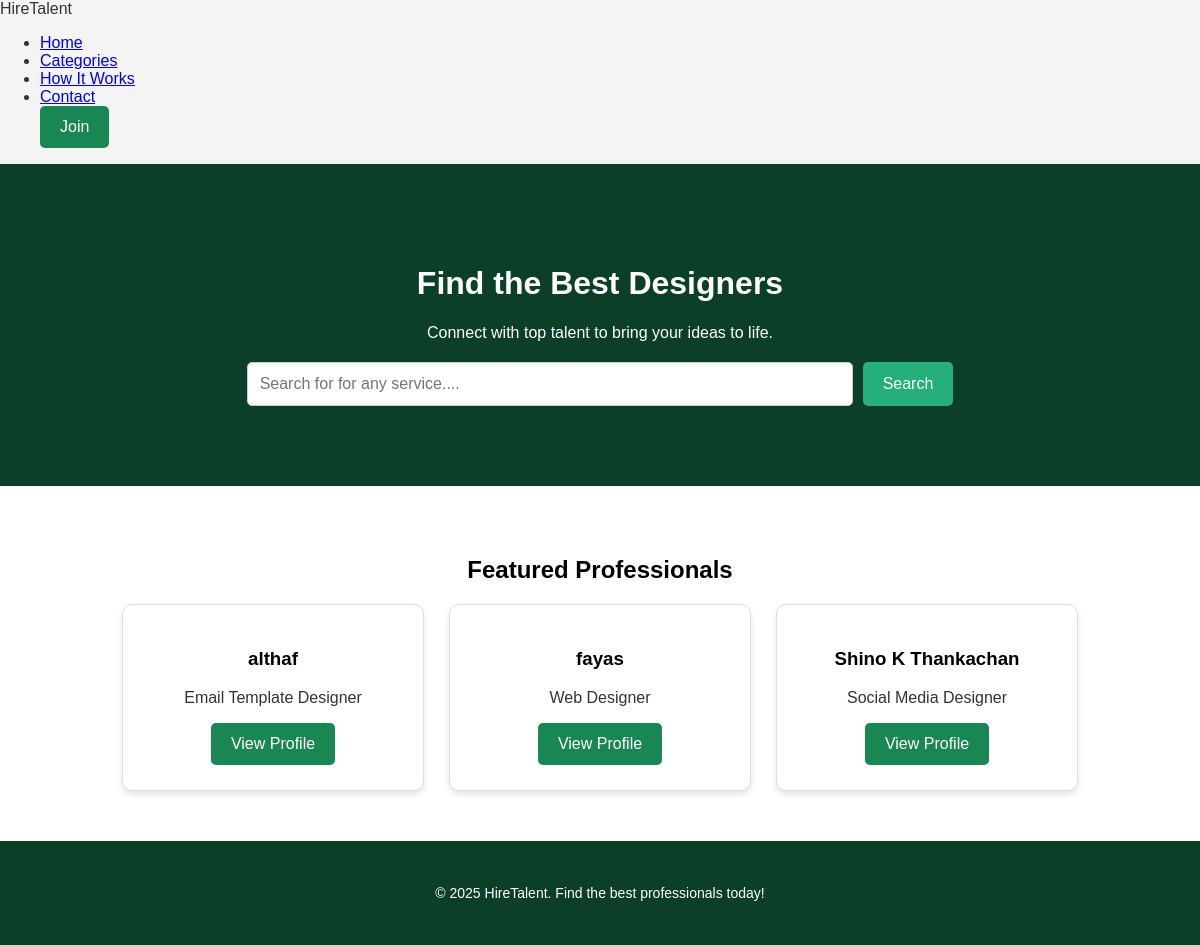
The app's page /, older data.
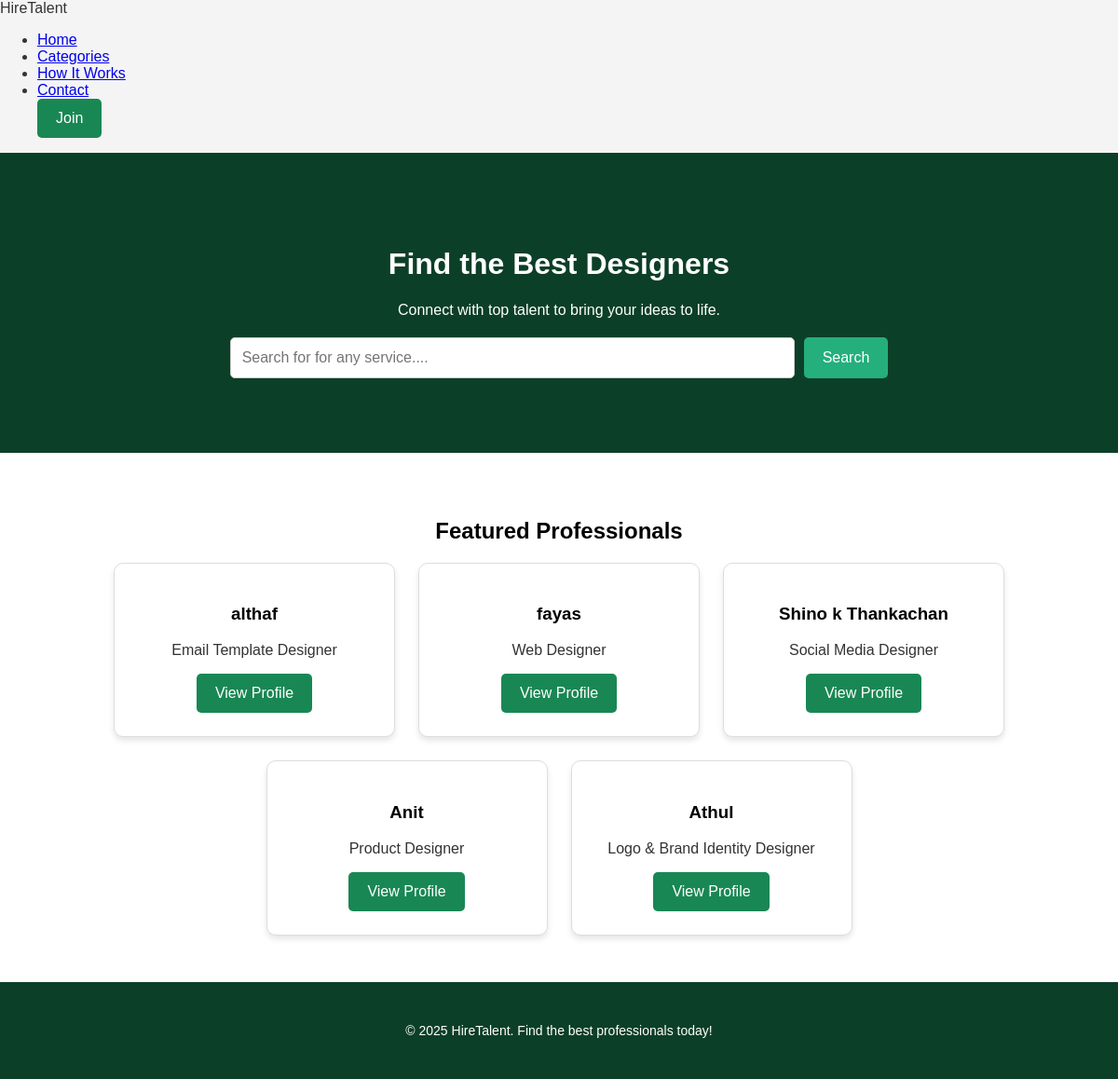
The same page, newer data.
### app/models.py (models this page shows, shortened)
class Freelancer(models.Model):
    CATEGORY_CHOICES = [
        ("UI/UX & Web Designers", "UI/UX & Web Designers"),
        ("Graphic & Visual Designers", "Graphic & Visual Designers"),
        ("Digital & Marketing Designers", "Digital & Marketing Designers"),
        ("Multimedia & Video Designers", "Multimedia & Video Designers"),
        ("Industrial & Product Designers", "Industrial & Product Designers"),
    ]
    name = models.CharField(max_length=255)
    email = models.EmailField(unique=True)
    category = models.CharField(max_length=50, choices=CATEGORY_CHOICES)
    subcategory = models.ForeignKey(SubCategory, on_delete=models.CASCADE, related_name='freelancers')
    portfolio_url = models.URLField(blank=True, null=True)
    bio = models.TextField()
    created_at = models.DateTimeField(auto_now_add=True)

class SubCategory(models.Model):
    category = models.ForeignKey(Category, on_delete=models.CASCADE, related_name='subcategories')
    name = models.CharField(max_length=255)
    def __str__(self):
        return self.name

### app/views.py (the view)
# urls.py: path('', views.home, name='home'),
def home(request):
    freelancers = Freelancer.objects.all()
    return render(request,'home.html',{'freelancers': freelancers})

### templates/home.html (shortened to what this page needs)
<!DOCTYPE html>
<html lang="en">
<head>
  {% load static %}
  <link rel="stylesheet" href="{% static 'css/home.css' %}">
</head>
<body>
  <nav class="navbar">
    <div class="logo">HireTalent</div>
    <ul class="nav-links">
      <li><a href="#">Home</a></li>
      <li><a href="{% url 'categories' %}">Categories</a></li>
      <li><a href="{% url 'how_it_works' %}">How It Works</a></li>
      <li><a href="{% url 'contact' %}">Contact</a></li>
    {% if user.is_authenticated %}
    <li><a href="{% url 'my_account' %}">My Account</a></li>
    <li><a href="{% url 'logout' %}">Logout</a></li>
{% else %}
    <a href="{% url 'join' %}"><button class="join-btn">Join</button></a>
{% endif %}
    </ul>
  </nav>
  <header class="hero">
    <h1>Find the Best Designers</h1>
    <p>Connect with top talent to bring your ideas to life.</p>
    <div class="search-bar">
      <input type="text" id="searchInput" placeholder="Search for for any service....">
      <button id="searchButton">Search</button>
    </div>
  </header>
<section class="featured">
  <h2>Featured Professionals</h2>
  <div class="profiles">
      {% for freelancer in freelancers %}
      <div class="profile">
          <h3>{{ freelancer.name }}</h3>
          <p>{{ freelancer.subcategory }}</p>
          <a href="{% url 'profile' freelancer.id %}"><button>View Profile</button></a>
      </div>
      {% empty %}
      <p>No freelancers found.</p>
      {% endfor %}
  </div>
</section>
  <footer>
    <p>&copy; 2025 HireTalent. Find the best professionals today!</p>
  </footer>
</body>
</html>

### static/css/home.css (style rules this page uses)
body { font-family: Arial, sans-serif; margin: 0; padding: 0; background-color: #F4F4F4; color: #333; }
h1 { color: white; }
h2, h3 { color: #000000; }
button { background-color: #198754; color: white; border: none; padding: 12px 20px; cursor: pointer; border-radius: 5px; font-size: 16px; }
.hero { background-color: #0c3f27; text-align: center; padding: 80px 20px; color: #ffffff; }
.search-bar { margin-top: 20px; display: flex; justify-content: center; gap: 10px; }
.search-bar input { padding: 12px; width: 50%; border: 1px solid #ccc; border-radius: 5px; font-size: 16px; }
.search-bar button { background-color: #24af7c; font-size: 16px; }
.featured { text-align: center; padding: 50px 20px; background: #ffffff; color: #333; }
.profiles { display: flex; justify-content: center; gap: 25px; flex-wrap: wrap; }
.profile { background: #ffffff; padding: 25px; border-radius: 10px; box-shadow: 0px 4px 6px rgba(0, 0, 0, 0.1); text-align: center; width: 250px; color: #333; border: 1px solid #ddd; }
footer { text-align: center; padding: 30px; background: #0c3f27; color: #ffffff; font-size: 14px; }

Row changes from the older to the newer data that the page shows:
changed Freelancer "Social Media Designer": name "Shino K Thankachan" → "Shino k Thankachan"
added Freelancer: name "Anit", subcategory "Product Designer"
added Freelancer: name "Athul", subcategory "Logo & Brand Identity Designer"
